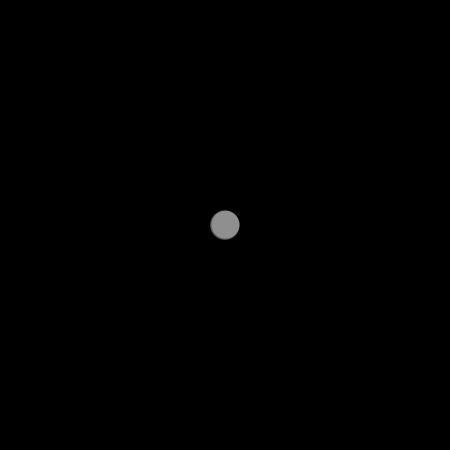
Frame 1 (no input)
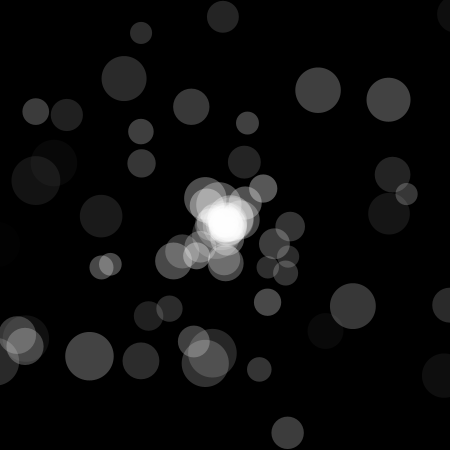
Frame 60 (the mouse pressed at the canvas centre just before this capture)
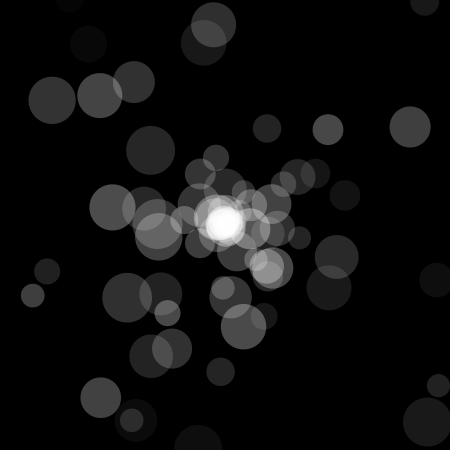
Frame 120 (the mouse held since frame 60 and released just before this capture)

The Processing sketch that drew these frames (run headless with seeded random() and noise(); from frame 60 on, the mouse is pressed at the canvas centre):

// Processing sketch: processing_16282
// ── processing_16282.pde

int maxParticles=300; // max number of particles. real particles count depends on ppf and its lifetime
int addPPF=2;         // number of particles per frame added
ArrayList particles;

void setup(){
  size(450,450);
  frameRate(30);
  smooth();
  background(0);
  noStroke();
  
  particles = new ArrayList(); 
}

void draw(){
  background(0); // overpaint circles the frame before
  
  if(particles.size()<maxParticles){
    /* add particle(s) */
    for(int i=1; i<=addPPF; i++){
      particles.add(new Particles());
    }
  }

  /* run trought all Balls and make some action */
  for(int j=0; j<particles.size(); j++){
    Particles particle = (Particles)particles.get(j);
    /* if particle still alive */
    if( particle.alive() ){
      /* update x/y positions */
      particle.position();
      /* now draw as cirle */
      fill(255, particle.lt);
      ellipse(particle.x, particle.y, particle.r, particle.r);
    }else{
      /* if lifetime is running out, delete */
      particles.remove(j);
    }
  }
}

public class Particles {
  float r, x, y, _x, _y, dx=0, dy=0, lt;
   
  /* init start-values */
  public Particles() {
    /* start position center */
    x=width/2;
    y=height/2;
    /* now random values to make it non-linear */
    lt=random(50,100);       // lifetime in frames
    r=random(20, 50);        // circle Radius
    _x=random(-0.5, 0.5);    // stepwidth in x-pos (left, right)
    _y=random(-0.5, 0.5);    // stepwidth in y-pos (up, down)
  }

  public void position() {
    /* stepwidth increases, circlespeed is exponential */
    dx+=_x;
    dy+=_y;
    x+=dx;
    y+=dy;
  }

  public boolean alive(){
     if(lt<=0){ return false; }else{ lt--; return true; }
  }
}
                                                
